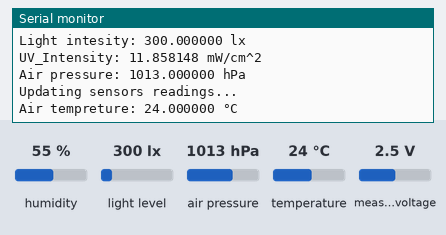
The program below on a simulated ESP32. Parts: the last lines printed to the serial monitor. The test bench sets the inputs (shaded band); at power-on: light level 300 lx, measured voltage 2.5 V, air pressure 1013 hPa, humidity 55 %, temperature 24 °C. WiFi joins after 1.5 s; servers stay silent unless stated; not simulated (calls return 0 or success): credentials.h.

Above: at 1.4 s.
1.5 s: light level set to 1000 lx
At 2.1 s:
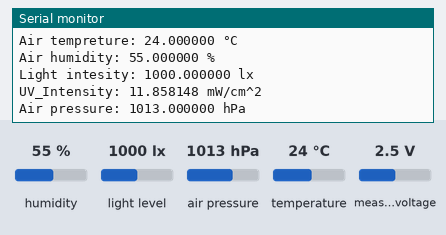
7.6 s: measured voltage set to 1.2 V
At 8.2 s:
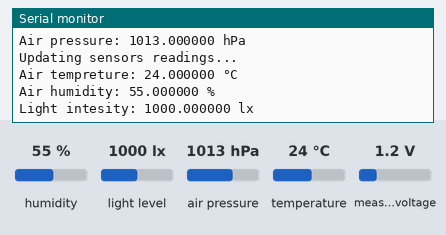
13.7 s: air pressure set to 952 hPa
At 14.8 s:
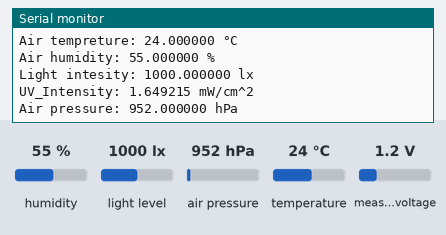
19.8 s: light level set to 40 lx
At 20.3 s:
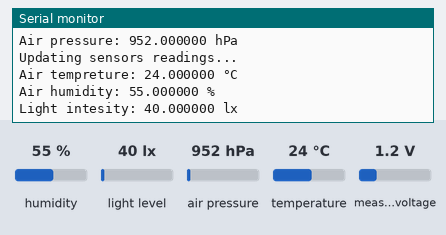
25.9 s: measured voltage set to 0.1 V
At 26.5 s:
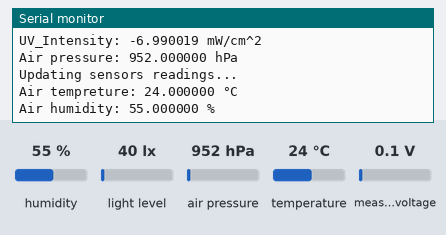
32.0 s: light level set to 1500 lx
At 32.9 s:
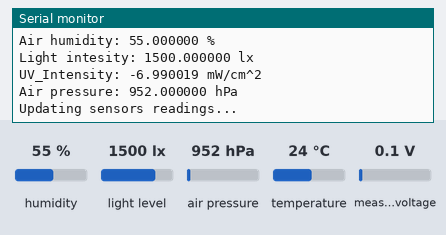
Timing chart, 0 to 35.0 s (numbered marks = the images above; inputs shaded):
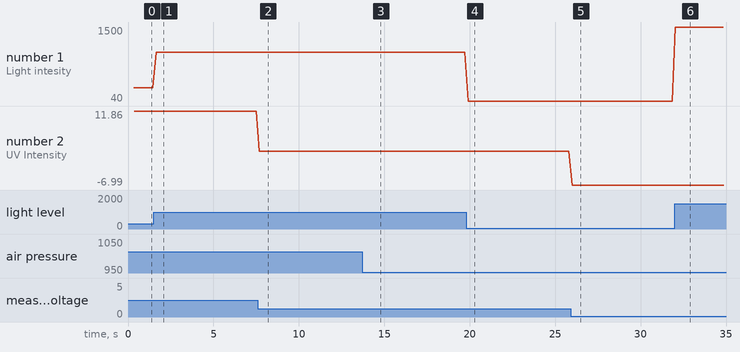

The program:

main.cpp
```cpp
#include <Arduino.h>
#include <Wire.h>
#include "struct.h"
#include "sensors_module.h"
#include "thingProperties.h"

Sensors_unit sensors;
data measurements;

void setup() {
  Serial.begin(9600);
  Serial.println("Dzeus Weather station\n");
  Serial.println("Sensors initialization...");
  sensors.init();
  Serial.println("Arduino IoT Cloud initialization...");
  initProperties(&measurements);
  ArduinoCloud.begin(ArduinoIoTPreferredConnection);
}

void loop() {
  //Updating sensors valeus
  sensors.update(&measurements);

  //Updating Arduino IoT Cloud
  ArduinoCloud.update();
}
```

sensors_module.cpp
```cpp
#include "sensors_module.h"

//I2C status status to avoid crash at update
bool status_BMP388 = true;
bool status_VEML7700 = true;
bool status_ADS = true;

DHT th_sensor(DHT22_PIN, DHT22);                //Temperature and humidity sensor
Adafruit_VEML7700 li_sensor = Adafruit_VEML7700();             //Light intensity sensor
Adafruit_BMP3XX p_sensor;               //Presure  and internal temperature senor
Adafruit_ADS1115 ads_adc;               //Analog to digital converter


Sensors_unit::Sensors_unit()		//constructor
{
}

void Sensors_unit::init(){
    //Initialization of all sensors
    th_sensor.begin();
    Serial.println("DHT22 Temperature and humidity sensor -- Initalized");

    if(!ads_adc.begin()){
        Serial.println("ADS1115 Analog to digital converter   -- Initalization Failed");
        status_ADS = false;
    }
    else{
        Serial.println("ADS1115 Analog to digital converter  -- Initalized");
    }

    if(!p_sensor.begin_I2C()){
        Serial.println("BMP388 Presure  and internal temperature senor  -- Initalization Failed");
        status_BMP388 = false;
    }
    else{
        Serial.println("BMP180 Presure  and internal temperature senor -- Initalized");

        // Set up oversampling and filter initialization
        p_sensor.setTemperatureOversampling(BMP3_OVERSAMPLING_8X);
        p_sensor.setPressureOversampling(BMP3_OVERSAMPLING_4X);
        p_sensor.setIIRFilterCoeff(BMP3_IIR_FILTER_COEFF_3);
        p_sensor.setOutputDataRate(BMP3_ODR_50_HZ);
    }


    if(!li_sensor.begin()){
        Serial.println("VEML7700 Light intensity sensor -- Initalization Failed");
        status_VEML7700 = false;
    }
    else{
        Serial.println("VEML7700 Light intensity sensor -- Initalized");
    }
    Serial.print("\n");
}


void Sensors_unit::update(data *data_struct){
    Serial.println("\nUpdating sensors readings...");

    //Updating temperature and humidity from DHT22
    data_struct->temperature = th_sensor.readTemperature();
    data_struct->humidity = th_sensor.readHumidity();
    Serial.printf("Air tempreture: %f °C\n", data_struct->temperature);
    Serial.printf("Air humidity: %f %\n", data_struct->humidity);


    //Updating temperature and humidity from DHT22
    if(status_VEML7700){
        data_struct->light_intensity = li_sensor.readLux();
        Serial.printf("Light intesity: %f lx\n", data_struct->light_intensity);
    }

    //Updating temperature and humidity from DHT22
    if(status_ADS){
        int16_t adc0;
        float outputVoltage = 0.0;

        adc0 = ads_adc.readADC_SingleEnded(0);
        outputVoltage  = (adc0 * 0.1875)/1000;
        data_struct->uv_intensity = mapfloat(outputVoltage, 0.99, 2.9, 0.0, 15.0);
        Serial.printf("UV_Intensity: %f mW/cm^2\n", data_struct->uv_intensity);
    }

    //Updating presure from BMP388
    if(status_BMP388){
        data_struct->pressure = p_sensor.readPressure()/100.0;         //Dividing by 100 to change Pa to hPa
        Serial.printf("Air pressure: %f hPa\n", data_struct->pressure);
    }

}


float Sensors_unit::mapfloat(float x, float in_min, float in_max, float out_min, float out_max){
    return (x - in_min) * (out_max - out_min) / (in_max - in_min) + out_min;
}


int Sensors_unit::averageAnalogRead(int pinToRead){
    byte numberOfReadings = 8;      //Averages over 8 readings
    unsigned int runningValue = 0;

    for(int x = 0 ; x < numberOfReadings ; x++)
        runningValue += analogRead(pinToRead);
    runningValue /= numberOfReadings;

    return(runningValue);
}
```

sensors_module.h
```cpp
#ifndef SENSORS_MODULE_H
#define SENSORS_MODULE_H

//Libraries
#include <SPI.h>
#include <Wire.h>
#include <DHT.h>
#include "struct.h"
#include <Adafruit_Sensor.h>
#include "Adafruit_BMP3XX.h"
#include "Adafruit_VEML7700.h"
#include <Adafruit_BMP085.h>
#include <Adafruit_ADS1X15.h>

//Defining pins for analog sensors
#define DHT22_PIN 4

//Adjusting the sea level pressure for more accurate pressure readings
#define SEALEVELPRESSURE_HPA (1005.0)

class Sensors_unit
{
    public:
        Sensors_unit();

        void init();

        void update(data *data_struct);


    private:
        //The Arduino Map function but for floats
        //From: http://forum.arduino.cc/index.php?topic=3922.0
        float mapfloat(float x, float in_min, float in_max, float out_min, float out_max);

        //Takes an average of readings on a given analog signal
        //Returns the average
        int averageAnalogRead(int pinToRead);

};

#endif
```

struct.h
```cpp
#ifndef STRUCT_H
#define STRUCT_H

#include "time.h"

//Structure containing sensors data and time of readings
//temperature (float) - temperature in °C from DHT22
//humidity  (float) - humidity in % from DHT22
//light_intensity (float) - light intensity in lx feom VEML7700
//uv_intensity (float) - UV intensity in mW/cm^2 from ?
struct data
{
    float temperature = 0;
    float humidity = 0;
    float pressure = 0;
    float light_intensity = 0;
    float uv_intensity = 0;
};

#endif
```

thingProperties.h
```cpp
#ifndef THINGPROPERTIES_h
#define THINGPROPERTIES_h

#include <ArduinoIoTCloud.h>
#include <Arduino_ConnectionHandler.h>
#include <credentials.h>
#include "struct.h"

void initProperties(data *data_struct){

  ArduinoCloud.setBoardId(DEVICE_LOGIN_NAME);
  ArduinoCloud.setSecretDeviceKey(DEVICE_KEY);
  ArduinoCloud.addProperty(data_struct->humidity, READ, 60 * SECONDS, NULL);
  ArduinoCloud.addProperty(data_struct->light_intensity, READ, 60 * SECONDS, NULL);
  ArduinoCloud.addProperty(data_struct->pressure, READ, 60 * SECONDS, NULL);
  ArduinoCloud.addProperty(data_struct->temperature, READ, 60 * SECONDS, NULL);
  ArduinoCloud.addProperty(data_struct->uv_intensity, READ, 60 * SECONDS, NULL);

}

WiFiConnectionHandler ArduinoIoTPreferredConnection(ssid, password);

#endif
```

Measured:
- after the input at 1.5 s, the serial monitor: prints a new line after 0.14 s (image 1)
- after the input at 7.6 s, the serial monitor: prints a new line after 0.08 s (image 2)
- after the input at 13.7 s, the serial monitor: prints a new line after 0.15 s (image 3)
- after the input at 19.8 s, the serial monitor: prints a new line after 0.10 s (image 4)
- after the input at 25.9 s, the serial monitor: prints a new line after 0.09 s (image 5)
- after the input at 32.0 s, the serial monitor: prints a new line at once (image 6)
- plotted number 1: 300 → 1000 after the input at 1.5 s, 1000 → 40 after the input at 19.8 s, 40 → 1500 after the input at 32.0 s
- plotted number 2: 11.86 → 1.65 after the input at 7.6 s, 1.65 → -6.99 after the input at 25.9 s
